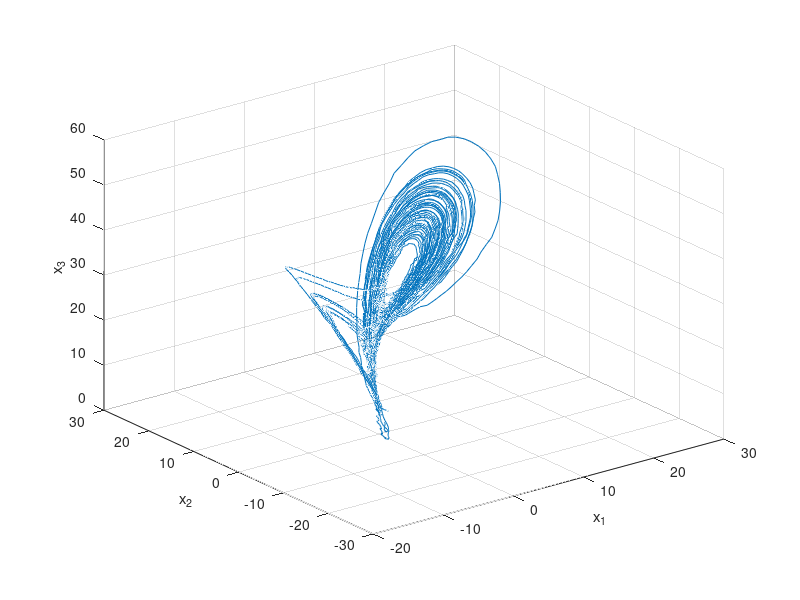

Here is the MATLAB script that generated this plot:
%%%%%%%%%%%%%%%%%%%%%%%%%%%%%%%%%%%%%%%%%%%%%%%%%%%%%%%%%%%%%%%%%
%Copyright (c) 2020 QEP Research Group
%Main_generate_system version 1
%%%%%%%%%%%%%%%%%%%%%%%%%%%%%%%%%%%%%%%%%%%%%%%%%%%%%%%%%%%%%%%%%

%This code generates one Lorenz system which is infuenced by a random
%signal y by a time delay dt_inf

%this code can be used to test software with time series having different
%parameters

clear; clc; 

%Definition of the number of points (Nt), time step (dt) and time vector
%(t)
Nt = 1e4+1;
dt = 0.005;
t = 0:dt:(Nt-1)*dt;

%Definition of the Lorentz system constants (equal for all systems)
sigma = 10;
r = 28;
b = 8/3;

%definition of the influence coefficients (mijk means that j influence k)
mi = 10;

%Definition of the time delays (minimum is 1)
dt_inf = 3;

%Random noise can be added for noise sensitivity analysis
I_noise = 0.02;

%initialisation of the vector. The first point is chosen randomly. Thus,
%any new numerical simulation will be different
x1=zeros(size(t)); x1(1:dt_inf) = rand()*5;
x2=zeros(size(t)); x2(1:dt_inf) = rand()*5;
x3=zeros(size(t)); x3(1:dt_inf) = rand()*5;

%vector y (random values) generation
y = normrnd(1,1,1,Nt);

%The system is solved at any time step. The solution is performed by an
%Euler backward numerical scheme.

for i = dt_inf+1:Nt
    %system X
    x1(i) = x1(i-1) + sigma*(x2(i-1)-x1(i-1))*dt;
    x2(i) = x2(i-1) + (r*x1(i-1) - x2(i-1) - x1(i-1)*x3(i-1) + mi*y(i-dt_inf)^2)*dt;
    x3(i) = x3(i-1) + (x1(i-1)*x2(i-1) - b*x3(i-1))*dt;
end

%The equations of a System are linked togheter
X = [x1; x2; x3];

%Noise adding
X = normrnd(X,I_noise);


%Plot the system
figure (1)
clf
plot3(X(1,:),X(2,:),X(3,:))
grid on
xlabel('x_1')
ylabel('x_2')
zlabel('x_3')

%useless and redundant parameters are removed
clear x1 x2 x3 
clear i r sigma b 
clear dt I_noise Nt 

